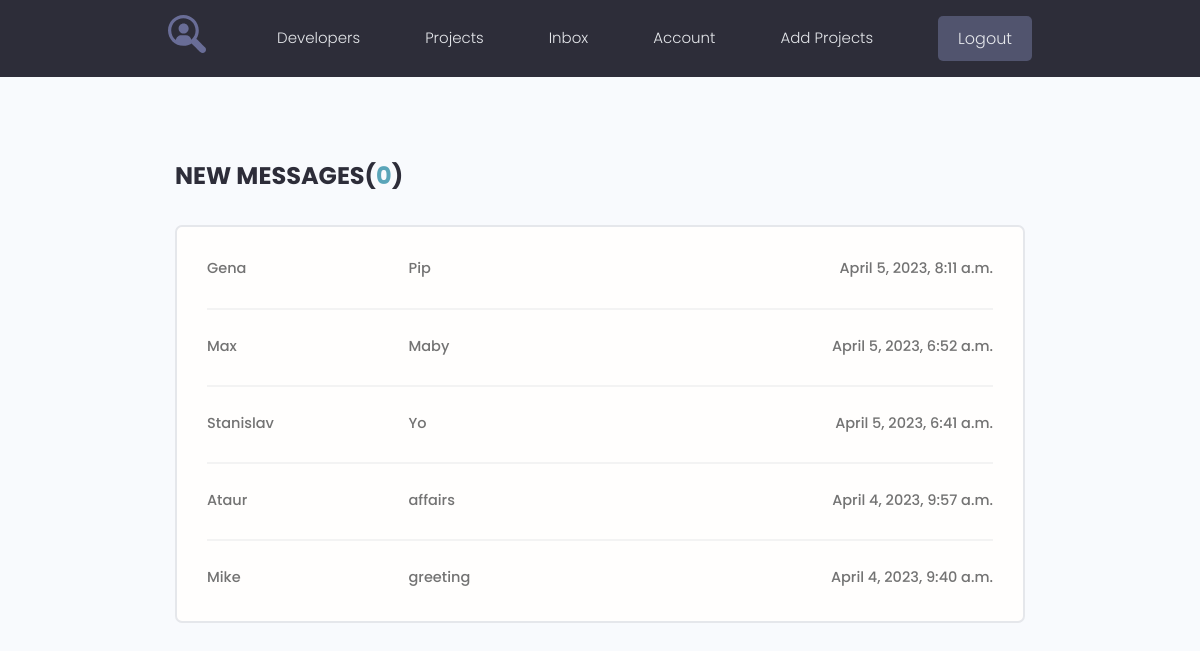
The page /inbox/ (signed in) on the database its author committed.
### users/models.py (models this page shows, shortened)
class Message(models.Model):
    sender = models.ForeignKey(Profile, on_delete=models.SET_NULL, null=True, blank=True) # отправитель
    recipient = models.ForeignKey(Profile, on_delete=models.SET_NULL, null=True, blank=True, related_name='messages') # получатель, related_name - имя по кот-му мы сможем обратиться к данному полю, если какое-то поле по внешнему ключу мы хотим получать доступ, мы к нему не добавляли _set, в место этого мы можем обратиться по этому имени.
    name = models.CharField(max_length=200, null=True, blank=True) # имя пользователя кот-й прислал сообщение.
    email = models.EmailField(max_length=200, null=True, blank=True) # работает как CharField, только валидация будет на ввод email, что бы была @ и один символ после собачки.
    subject = models.CharField(max_length=200, null=True, blank=True) # тема письма
    body = models.TextField() # тело сообщения, поле обязательное для заполнения
    is_read = models.BooleanField(default=False, null=True) # нужно как-то отслеживать сообщение прочитано или нет, есть два состояния, либо прочитано, лио нет. По умолчанию не прочитанное сообщение. null=True - и уже программно будет, что сообщение прочитано.
    created = models.DateTimeField(auto_now_add=True) # дата создания этого сообщения
    class Meta:
        ordering = ['is_read', '-created'] # Сначала прочитанные или нет, что бы непрочитанные были вверху. По дате создания.

### users/views.py (the view)
# urls.py: path('inbox/', views.inbox, name='inbox'), # редактирование навыков
@login_required(login_url='login')
def inbox(request):
    profile = request.user.profile
    messages_requests = profile.messages.all()  # message_requests = # из таблицы Message достаем все данные по имени related_name='messages'. Относительно пользователя достаем эти сообщения, что бы другие пользователи эти сообщения не видели.
    unread_count = messages_requests.filter(is_read=False).count()
    context = {
        'messages_requests': messages_requests,  # все сообщения
        'unread_count': unread_count  # не прочитанные
    }
    return render(request, 'users/inbox.html', context)

### users/templates/users/inbox.html
{% extends 'projects/base.html' %}
{% block content %}
<main class="inbox my-xl">
    <div class="content-box">
        <h3 class="inbox__title">New Messages(<span>{{ unread_count }}</span>)</h3>
        <ul class="messages">
            {% for message in messages_requests %}
            {% if message.is_read == False %}
            <li class="message message--unread">
                {% else %}
            <li class="message message">
                {% endif %}
                <a href="{% url 'message' message.id %}">
                    <span class="message__author">{{ message.name }}</span>
                    <span class="message__subject">{{ message.subject }}</span>
                    <span class="message__date">{{ message.created}}</span>
                </a>
            </li>
            {% endfor %}
        </ul>
    </div>
</main>
{% endblock %}

### projects/static/styles/app.css (style rules this page uses)
:root { --color-sub: #2d2d39; }
.content-box { width: 95%; max-width: 85rem; margin: 0 auto; }
.inbox { height: 90vh; }
.inbox__title, .inbox__title span { font-size: 2.4rem; font-weight: 700; color: var(--color-sub); text-transform: uppercase; text-align: left; margin-bottom: 3rem; }
.inbox__title span { color: var(--color-main); }
.messages { list-style: none; background: var(--color-white); padding: 0.5rem 3rem; border: 2px solid var(--color-light); border-radius: 0.7rem; }
.message { padding: 2.5rem 0; }
.message > a span { font-size: 1.45rem; font-weight: 500; }
.message:not(:last-child) { border-bottom: 2px solid var(--color-white-light); }
.message > a { display: flex; gap: 1rem; }
.message__author, .message__date { flex-basis: 25%; }
.message__subject { flex-basis: 50%; }
.message__date { text-align: right; }

### projects/static/uikit/styles/modules/_variables.css (style rules this page uses)
:root { --color-main: #5aa5b9; --color-main-light: #e6faff; --color-sub: #3f4156; --color-sub-light: #51546e; --color-sub-lighter: #ededfd; --color-text: #737373; --color-gray: #8b8b8b; --color-light: #e5e7eb; --color-light-gray: #767676; --color-bg: #f8fafd; --color-white: #fffefd; --color-white-light: #f3f3f3; --color-success: #359e64; --color-success-bg: #def8e8; --color-error: #fc4b0b; --color-error-bg: #fff2ee; --font-base: 'Poppins', arial, helvetica, 'Segoe UI', roboto, ubuntu, sans-serif; --font-monospace: 'Fira Code', 'Courier New', courier, monospace; --font-regular: 300; --font-medium: 500; --font-bold: 700; --generic-shadow: 1px 1px 5px #00000010; --generic-transition: all 0.3s ease-in-out; }

### projects/static/uikit/styles/modules/_base.css (style rules this page uses)
* { margin: 0; padding: 0; box-sizing: border-box; text-rendering: optimizeLegibility; color: inherit; font-size: inherit; }
html { font-size: 50%; }
@media only screen and (min-width: 480px) { html { font-size: 56.25%; } }
@media only screen and (min-width: 1200px) { html { font-size: 62.5%; } }
body { line-height: 1.6; font-weight: 400; font-size: 1.5rem; color: var(--color-text); background-color: var(--color-bg); min-height: 100vh; }

### projects/static/uikit/styles/modules/_typography.css (style rules this page uses)
* { font-family: var(--font-base); }
h3 { font-size: 3.2rem; font-weight: var(--font-medium); }
p, span, strong { font-size: 1.6rem; color: var(--color-text); font-weight: var(--font-regular); }
a { padding-bottom: 2px; text-decoration: none; display: inline-block; color: var(--color-main); font-weight: var(--font-medium); }

### projects/static/uikit/styles/modules/_utilities.css (style rules this page uses)
.my-xl { margin: 8rem auto; }

### rows shown on the page
Message: name "Gena", subject "Pip", created "April 5, 2023, 8:11 a.m."
Message: name "Max", subject "Maby", created "April 5, 2023, 6:52 a.m."
Message: name "Stanislav", subject "Yo", created "April 5, 2023, 6:41 a.m."
Message: name "Ataur", subject "affairs", created "April 4, 2023, 9:57 a.m."
Message: name "Mike", subject "greeting", created "April 4, 2023, 9:40 a.m."

### other values the page prints
{{ unread_count }} "0"
